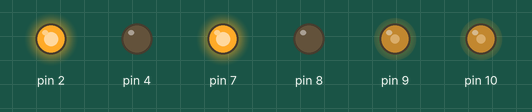
Simulated run of this sketch. Board: Arduino Uno, built with avr-gcc and run on an emulated ATmega328P. Parts: output pins drawn as LEDs (lit = HIGH).

Above: at 0.1 s.
Timing chart, 0 to 1.6 s (numbered marks = the images above):
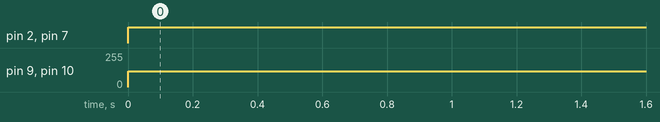

Measured:
- by itself, pin 2, pin 7: LOW → HIGH at 0.00 s
- by itself, pin 9, pin 10: 0/255 → 120/255 at 0.00 s

The sketch:

run.ino
```cpp
int F=120;

void setup()
{
  pinMode(2,OUTPUT);
  pinMode(4,OUTPUT);
  pinMode(7,OUTPUT);
  pinMode(8,OUTPUT);
  pinMode(9,OUTPUT);
  pinMode(10,OUTPUT);
}


void loop()
{
  digitalWrite(2,HIGH);
  digitalWrite(4,LOW);
  digitalWrite(7,HIGH);
  digitalWrite(8,LOW);
  analogWrite(9,F);
  analogWrite(10,F);
 delay(1000);
//
// digitalWrite(2,LOW);
//  digitalWrite(4,LOW);
//  digitalWrite(7,LOW);
//  digitalWrite(8,LOW);
//  analogWrite(9,0);
//  analogWrite(10,0);
// delay(1000);
//
// digitalWrite(2,HIGH);
//  digitalWrite(4,LOW);
//  digitalWrite(7,LOW);
//  digitalWrite(8,HIGH);
//  analogWrite(9,F);
//  analogWrite(10,F);
// delay(1000);
//
// digitalWrite(2,LOW);
//  digitalWrite(4,LOW);
//  digitalWrite(7,LOW);
//  digitalWrite(8,LOW);
//  analogWrite(9,0);
//  analogWrite(10,0);
// delay(1000);
//
//   digitalWrite(2,LOW);
//  digitalWrite(4,HIGH);
//  digitalWrite(7,HIGH);
//  digitalWrite(8,LOW);
//  analogWrite(9,F);
//  analogWrite(10,F);
// delay(1000);
//
// digitalWrite(2,LOW);
//  digitalWrite(4,LOW);
//  digitalWrite(7,LOW);
//  digitalWrite(8,LOW);
//  analogWrite(9,0);
//  analogWrite(10,0);
// delay(1000);
//
// digitalWrite(2,LOW);
//  digitalWrite(4,HIGH);
//  digitalWrite(7,LOW);
//  digitalWrite(8,HIGH);
//  analogWrite(9,F);
//  analogWrite(10,F);
// delay(1000);
//
// digitalWrite(2,LOW);
//  digitalWrite(4,LOW);
//  digitalWrite(7,LOW);
//  digitalWrite(8,LOW);
//  analogWrite(9,0);
//  analogWrite(10,0);
// delay(1000);
}
```
